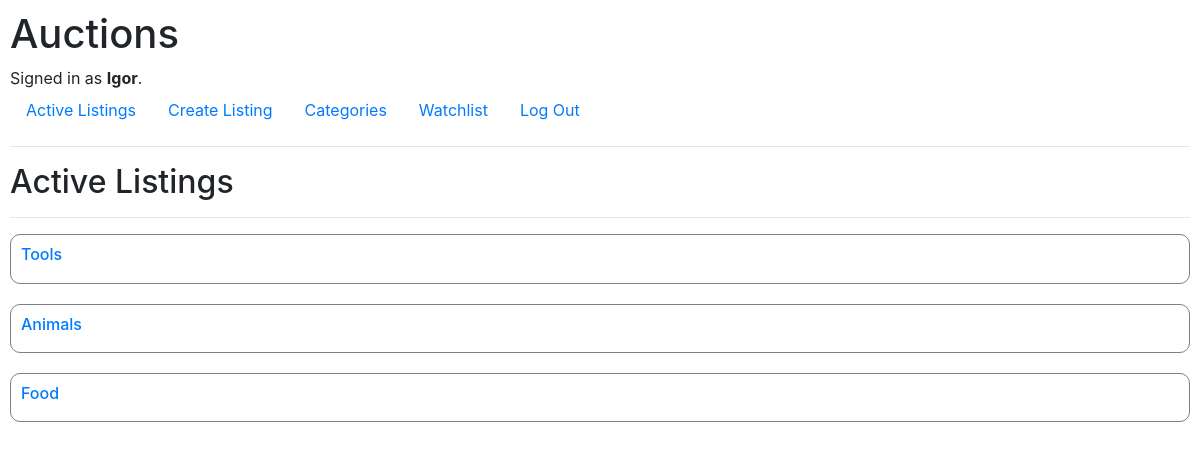
Page /categories (signed in) on the committed database.
### auctions/models.py (models this page shows)
class User(AbstractUser):
    pass

class Category(models.Model):
    category = models.CharField(max_length=64, blank=True)
    def __str__(self):
        return self.category

### auctions/views.py (the view)
# urls.py: path("categories", views.categories, name="categories"),
def categories(request):
    return render(request, "auctions/categories.html", {
        "categories": Category.objects.all()
    })

### auctions/templates/auctions/categories.html
{% extends "auctions/layout.html" %}
{% block body %}
    <h2>Active Listings</h2>
    <hr>
    {% for category in categories %}
        <a href="{% url 'category_all' category=category %}">
            <div class="listing">
                <p><h6>{{ category }}</h6></p>
            </div>
        </a>
    {% endfor %}
{% endblock %}

### auctions/templates/auctions/layout.html (shortened to what this page needs)
{% load static %}
<link href="{% static 'auctions/styles.css' %}?ver=1.1" rel="stylesheet">
<!DOCTYPE html>
<html lang="en">
    <head>
        <link rel="stylesheet" href="https://stackpath.bootstrapcdn.com/bootstrap/4.4.1/css/bootstrap.min.css">
        <link href="{% static 'auctions/styles.css' %}" rel="stylesheet">
    </head>
    <body>
        <h1>Auctions</h1>
        <div>
            {% if user.is_authenticated %}
                Signed in as <strong>{{ user.username }}</strong>.
            {% else %}
                Not signed in.
            {% endif %}
        </div>
        <ul class="nav">
            <li class="nav-item">
                <a class="nav-link" href="{% url 'index' %}">Active Listings</a>
            </li>
            {% if user.is_authenticated %}
                <li>
                    <a class="nav-link" href="{% url 'create_listing' %}">Create Listing</a>
                </li>
                <li class="nav-item">
                    <a class="nav-link" href="{% url 'categories' %}">Categories</a>
                </li>
                <li class="nav-item">
                    <a class="nav-link" href="{% url 'watchlist' %}">Watchlist</a>
                </li>
                <li class="nav-item">
                    <a class="nav-link" href="{% url 'logout' %}">Log Out</a>
                </li>
            {% endif %}
        </ul>
        <hr>
        {% block body %}
        {% endblock %}
    </body>
</html>

### auctions/static/auctions/styles.css (style rules this page uses)
body { padding: 10px; }
.listing { display: flex; border: 1px solid grey; border-radius: 10px; margin-bottom: 20px; padding: 10px; flex-direction: row; align-items: center; }
.listing p { margin: 0; font-size: 16px; }

### rows in the picture
User: username "Igor"
Category: category "Tools"
Category: category "Animals"
Category: category "Food"
